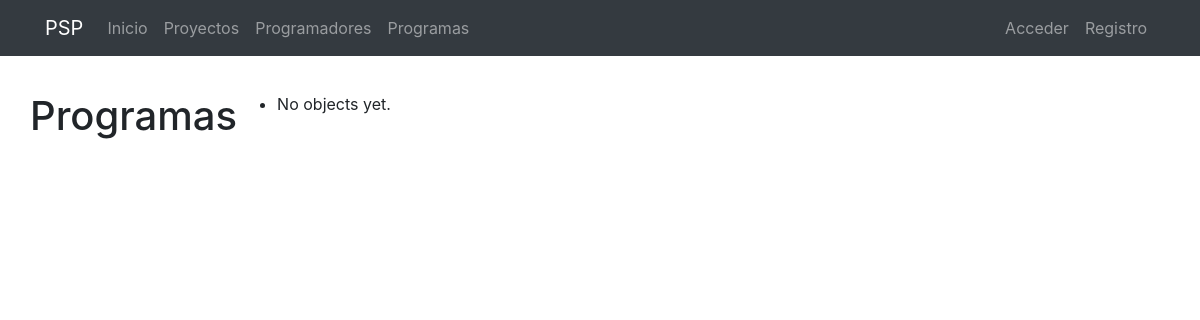
The page /programs/ on the database as committed earlier.
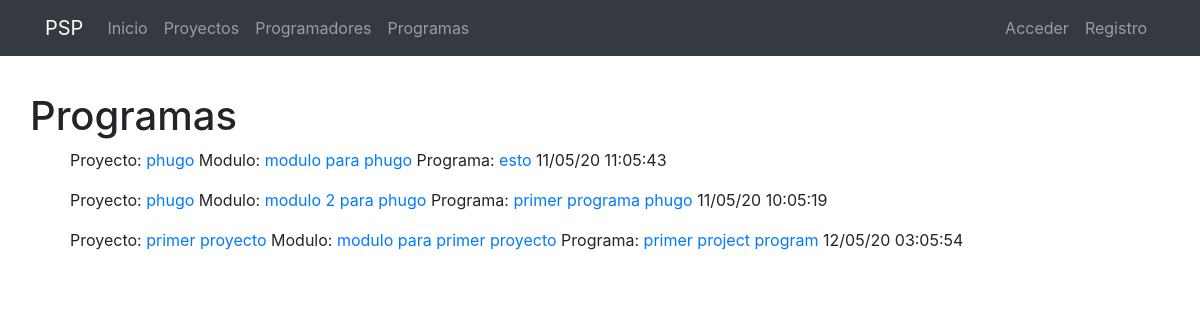
The same page on the database as committed later.
### programs/models.py (models this page shows, shortened)
class Program(models.Model):
    name = models.CharField(verbose_name="Nombre", max_length=200)
    description = models.TextField(verbose_name="Descripción")
    module_id = models.ForeignKey("modules.Module", verbose_name="proyecto", on_delete=models.CASCADE)
    planned = models.IntegerField(verbose_name="Tiempo planeado", null=True, blank=True)
    created = models.DateTimeField(auto_now_add=True, verbose_name="Fecha de creación")
    updated = models.DateTimeField(auto_now=True, verbose_name="Fecha de edición")
    finished = models.DateTimeField(verbose_name="Fecha de finalización", null=True, blank=True)
    class Meta:
        verbose_name = "Programa"
        verbose_name_plural = "Programas"
        ordering = ['name', 'created']

### modules/models.py (models this page shows)
class Module(models.Model):
    name = models.CharField(verbose_name="Nombre", max_length=200)
    description = models.TextField(verbose_name="Descripción")
    project_id = models.ForeignKey("projects.Project", verbose_name="proyecto", on_delete=models.CASCADE, default=0)
    planned = models.IntegerField(verbose_name="Tiempo planeado", null=True, blank=True)
    created = models.DateTimeField(auto_now_add=True, verbose_name="Fecha de creación")
    updated = models.DateTimeField(auto_now=True, verbose_name="Fecha de edición")
    finished = models.DateTimeField(verbose_name="Fecha de finalización", null=True, blank=True)
    class Meta:
        verbose_name = "Modulo"
        verbose_name_plural = "Modulos"
        ordering = ['name', 'created']
    def __str__(self):
        return self.name

### projects/models.py (models this page shows)
class Project(models.Model):
    name = models.CharField(verbose_name="Nombre", max_length=200)
    description = models.TextField(verbose_name="Descripción")
    created = models.DateTimeField(auto_now_add=True, verbose_name="Fecha de creación")
    updated = models.DateTimeField(auto_now=True, verbose_name="Fecha de edición")
    finished = models.DateTimeField(verbose_name="Fecha de finalización", null=True, blank=True)
    class Meta:
        verbose_name = "Proyecto"
        verbose_name_plural = "Proyectos"
        ordering = ['name', 'created']
    def __str__(self):
        return self.name

### programs/views.py (the view)
# urls.py: path('', ProgramListView.as_view(), name='programs'),
class ProgramListView(ListView):
    model = Program

### programs/templates/programs/program_list.html (shortened to what this page needs)
{% extends 'core/base.html' %}
{% load static %}
{% block content %}
<main role="main">
  <div class="container mb-4">
      <div class="row mt-3">
        <h1>Programas</h1>
        <ul>
        {% for object in object_list %}
        <p>
            Proyecto:
            <a href="{% url 'project_detail' object.module_id.project_id.id object.module_id.project_id.name|slugify %}">{{object.module_id.project_id}}</a>
            Modulo:
            <a href="{% url 'module_detail' object.module_id.id object.module_id.name|slugify %}">{{object.module_id}}</a>
            Programa:
            <a href="{% url 'program_detail' object.id object.name|slugify %}">{{object.name}}</a>
            {{ object.created|date:"d/m/y h:m:s" }}
        </p>
        {% empty %}
            <li>No objects yet.</li>
        {% endfor %}
        </ul>
      </div>
  </div>
</main>
{% endblock %}

### core/templates/core/base.html (shortened to what this page needs)
<!DOCTYPE html>
<html lang="es">
  <head>
    {% load static %}
    <link href="{% static 'core/vendor/bootstrap/css/bootstrap.min.css' %}" rel="stylesheet">
    <link href="{% static 'core/vendor/font-awesome/css/font-awesome.min.css' %}" rel="stylesheet" type="text/css">
    <link href="{% static 'core/css/main.css' %}" rel="stylesheet">
  </head>
  <body>
    <body>
      <nav class="navbar navbar-expand-lg navbar-dark bg-dark">
        <div class="container">
          <a class="navbar-brand" href="{% url 'home' %}">PSP</a>
          <div class="collapse navbar-collapse" id="ned">
            <ul class="navbar-nav mr-auto">
              <li class="nav-item">
                <a class="nav-link" href="{% url 'home' %}">Inicio</a>
              </li>
              <li class="nav-item">
                <a class="nav-link" href="{% url 'projects' %}">Proyectos</a>
              </li>
              <li class="nav-item">
                <a class="nav-link" href="#">Programadores</a>
              </li>
              <li class="nav-item">
                <a class="nav-link" href="{% url 'programs' %}">Programas</a>
              </li>
            </ul>
            <ul class="navbar-nav">
              {% if not request.user.is_authenticated %}
                <li class="nav-item">
                  <a class="nav-link" href="{% url 'login' %}">Acceder
                  </a>
                </li>
                <li class="nav-item">
                  <a class="nav-link" href="{% url 'signup' %}">Registro
                  </a>
                </li>
              {% else %}
                <li class="nav-item">
                  <a class="nav-link" href="{% url 'logout' %}">Salir
                  </a>
                </li>
              {% endif %}
            </ul>
          </div>
        </div>
      </nav>
      {% block content %}{% endblock %}
  </body>
</html>

### core/static/core/css/main.css (style rules this page uses)
main { padding-top: 20px; }
:root { --jumbotron-padding-y: 3rem; }

Rows that differ between the two databases and show on the page:
added Program: module_id.project_id "phugo", module_id "modulo para phugo", name "esto", created "11/05/20 11:05:43"
added Program: module_id.project_id "phugo", module_id "modulo 2 para phugo", name "primer programa phugo", created "11/05/20 10:05:19"
added Program: module_id.project_id "primer proyecto", module_id "modulo para primer proyecto", name "primer project program", created "12/05/20 03:05:54"
Other text that changed with them:
text no longer shown: "No objects yet."
